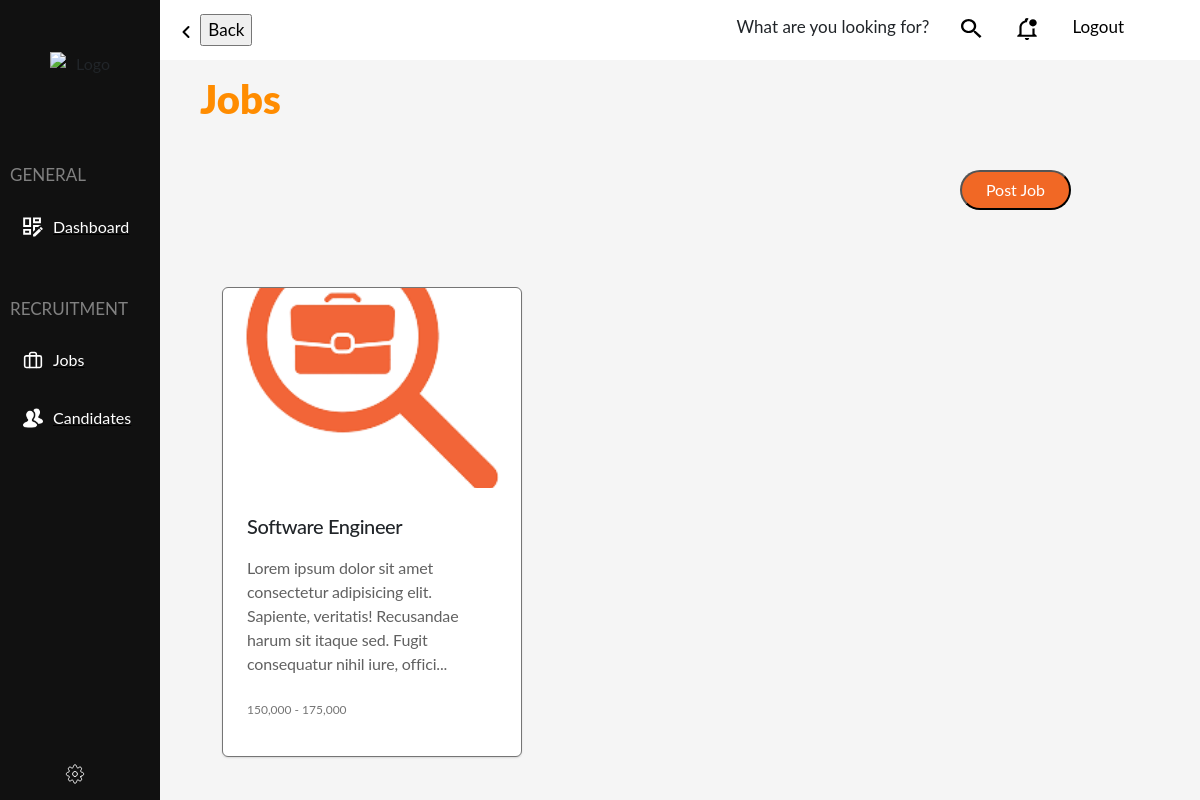
Screenshot of /recruiters/jobs (signed in) with the database file from the repository.
### apps/applicants/models/job.py (models this page shows, shortened)
class Job(models.Model):
    title = models.CharField(
        verbose_name="Job Title",
        max_length=128,
        db_index=False,
    )
    overview = RichTextField(
        verbose_name="Job Description",
    )
    responsibilities = RichTextField(
        verbose_name="Job Responsibilities",
    )
    qualifications = RichTextField(
        verbose_name="Job Qualifications",
    )
    _25 = '25,000 - 50,000'
    _50 = '50,000 - 75,000'
    _75 = '75,000 - 100,000'
    _100 = '100,000 - 125,000'
    _125 = '125,000 - 150,000'
    _150 = '150,000 - 175,000'
    _175 = '175,000 - 200,000'
    _200 = '200,000 - 225,000'
    _225 = '225,000 - 250,000'
    _250 = '250,000 - 275,000'
    _275 = '275,000 - 300,000'
    _300 = '300,000 - 325,000'
    SALARY_RANGE_CHOICES = [
        (_25, '25,000 - 50,000'),
        (_50, '50,000 - 75,000'),
        (_75, '75,000 - 100,000'),
        (_100, '100,000 - 125,000'),
        (_125, '125,000 - 150,000'),
        (_150, '150,000 - 175,000'),
        (_175, '175,000 - 200,000'),
        (_200, '200,000 - 225,000'),
        (_225, '225,000 - 250,000'),
        (_250, '250,000 - 275,000'),
        (_275, '275,000 - 300,000'),
        (_300, '300,000 - 325,000')
    ]
    salary_Range = models.CharField(
        verbose_name="Salary Range",
        max_length=20,
        db_index=False,
        choices=SALARY_RANGE_CHOICES,
    )
    REMOTE = 'R'
    IN_OFFICE = 'O'
    HYBRID = 'H'
    WORK_SITE_CHOICES = [
        (REMOTE, 'Remote'),
        (IN_OFFICE, 'In Office'),
        (HYBRID, 'Hybrid'),
    ]
    work_Site = models.CharField(
        verbose_name="Work Site",
        max_length=1,
        choices=WORK_SITE_CHOICES,
        db_index=False,
    )
    FULL_TIME = 'F'
    PART_TIME = 'P'
    INTERNSHIP = 'I'
    CONTRACT = 'C'
    WORK_TYPE_CHOICES = [
        (FULL_TIME, 'Full Time'),
        (PART_TIME, 'Part Time'),
        (INTERNSHIP, 'Internship'),
        (CONTRACT, 'Contract'),
    ]
    work_Type = models.CharField(
        verbose_name="Work Type",
        max_length=1,
        choices=WORK_TYPE_CHOICES,
        db_index=False,
    )
    STATUS_CHOICES = [
        (True, 'Open'),
        (False, 'Closed'),
    ]
    open = models.BooleanField(
        verbose_name="Job Status",
        db_index=False,
        choices=STATUS_CHOICES,
        default=True,
    )
    created_By = models.ForeignKey(
        to=Recruiter,
        on_delete=models.CASCADE,
        db_index=True,
        related_name="jobs_created"
    )

### apps/recruiters/views.py (the view)
# urls.py: path('jobs', views.jobs, name='jobs'),
@login_required
@user_passes_test(a_helpers.is_recruiter)
def jobs(request):
    return render(request, 'recruiters/jobs.html', {
        'heading': 'Jobs',
        'user': request.user,
        'jobs': a_models.Job.objects.all(),
    })

### apps/applicants/helpers.py (called while the page is built)
def is_recruiter(user):
    return user.groups.filter(name='Recruiters').exists()

### templates/recruiters/jobs.html
{% extends "recruiters/layout.html" %}
{% load static %}
{% block head %}
    <link href="{% static 'applicants/css/job_card.css' %}" rel="stylesheet">
{% endblock %}
{% block head_content %}
  <div style="height: 100px;">
    <a href="{% url 'recruiters:create_job' %}">
      <button class="button" id="post-job">Post Job</button>
    </a>
  </div>
{% endblock %}
{% block content %}
 	<div class="container">
		<div class="row">
			{% for job in jobs %}
				<div class="col-md-4">
					<a href="{% url 'recruiters:job' job.id %}">
						<div class="card-parent">
							<div class="card" id="cardContainer">
							  <img class="card-child" alt="" src="{% static 'recruiters/career-search.png' %}" />
							  <div class="card-text-container">
							  <div class="card-title-parent">
								  <div class="card-title">
								  {{ job.title }}
								  </div>
								  <div class="card-description">
								  {{ job.overview| safe | slice:":150"}}...
								  </div>
							  </div>
							  <div class="card-price-tag">
								  {{ job.salary_Range }}
							  </div>
							  </div>
							</div>
						</div>
					</a>
				</div>
		  {% endfor %}
		</div>
    </div>
{% endblock %}

### static/recruiters/styles.css (style rules this page uses)
:root { --primary-color-light: #FF8C00; --primary-color-dark: #f16825; --text-s-regular: 400 12px/16px var(--font-poppins); --font-poppins: Poppins; --font-inter: Inter; --text-s-regular-size: 12px; --text-l-regular-size: 16px; --heading-s-size: 20px; --neutral-10: #fff; --neutral-70: #757575; --neutral-100: #0a0a0a; --neutral-80: #616161; --primary-color: #f16825; --fadetext: #757575; --t1: rgba(0, 0, 0, 0.2); --t2: #fff; --color-gray-100: rgba(255, 255, 255, 0.5); --gap-base: 16px; --gap-5xs: 8px; --gap-12xl: 31px; --padding-5xl: 24px; --padding-xl: 20px; --br-6xl: 24px; --br-7xs: 6px; --br-base: 16px; --br-sm: 14px; --shadow-1: 0px 1px 2px rgba(0, 0, 0, 0.12); --btn-width: 100%; }
body { font-family: "Lato", sans-serif; background-color: whitesmoke; }
.button { border-radius: var(--br-6xl); background-color: var(--primary-color-dark); width: auto; height: 40px; overflow: hidden; cursor: pointer; text-align: center; padding: 0 24px; color: white; margin: 20px; right:10%; position: absolute; }
a { color:black; }

### static/applicants/css/job_card.css (style rules this page uses)
.card-child { align-self: stretch; position: relative; border-radius: var(--br-7xs) var(--br-7xs) 0 0; max-width: 100%; overflow: hidden; height: 200px; flex-shrink: 0; object-fit: cover; }
.card-title { align-self: stretch; position: relative; letter-spacing: -0.02em; line-height: 28px; font-weight: 500; }
.card-description { align-self: stretch; position: relative; font-size: var(--text-l-regular-size); letter-spacing: -0.01em; line-height: 24px; color: var(--neutral-80); }
.card-title-parent { align-self: stretch; display: flex; flex-direction: column; align-items: flex-start; justify-content: flex-start; gap: var(--gap-5xs); }
.card-price-tag { align-self: stretch; position: relative; font-size: var(--text-s-regular-size); line-height: 16px; color: var(--neutral-70); padding: 10px 0 0 0; text-align: left; }
.card-text-container { align-self: stretch; background-color: var(--neutral-10); padding: var(--padding-5xl); gap: var(--gap-base); }
.card { position: absolute; height: 470px; width: 300px; top: 5.4%; bottom: 54.55%; box-shadow: var(--shadow-1); border: 1px solid var(--neutral-70); box-sizing: border-box; }
.card { cursor: pointer; text-align: left; }
.card-parent { position: relative; font-size: var(--heading-s-size); color: var(--neutral-100); font-family: var(--text-s-regular); width: 150px; height: 500px; margin: 10px; }

### rows the page displays
Job: title "Software Engineer", overview "Lorem ipsum dolor sit amet consectetur adipisicing elit. Sapiente, veritatis! Recusandae harum sit itaque sed. Fugit consequatur nihil iure, offici", salary_Range "150,000 - 175,000"

### other values shown
{{ heading }} "Jobs"
